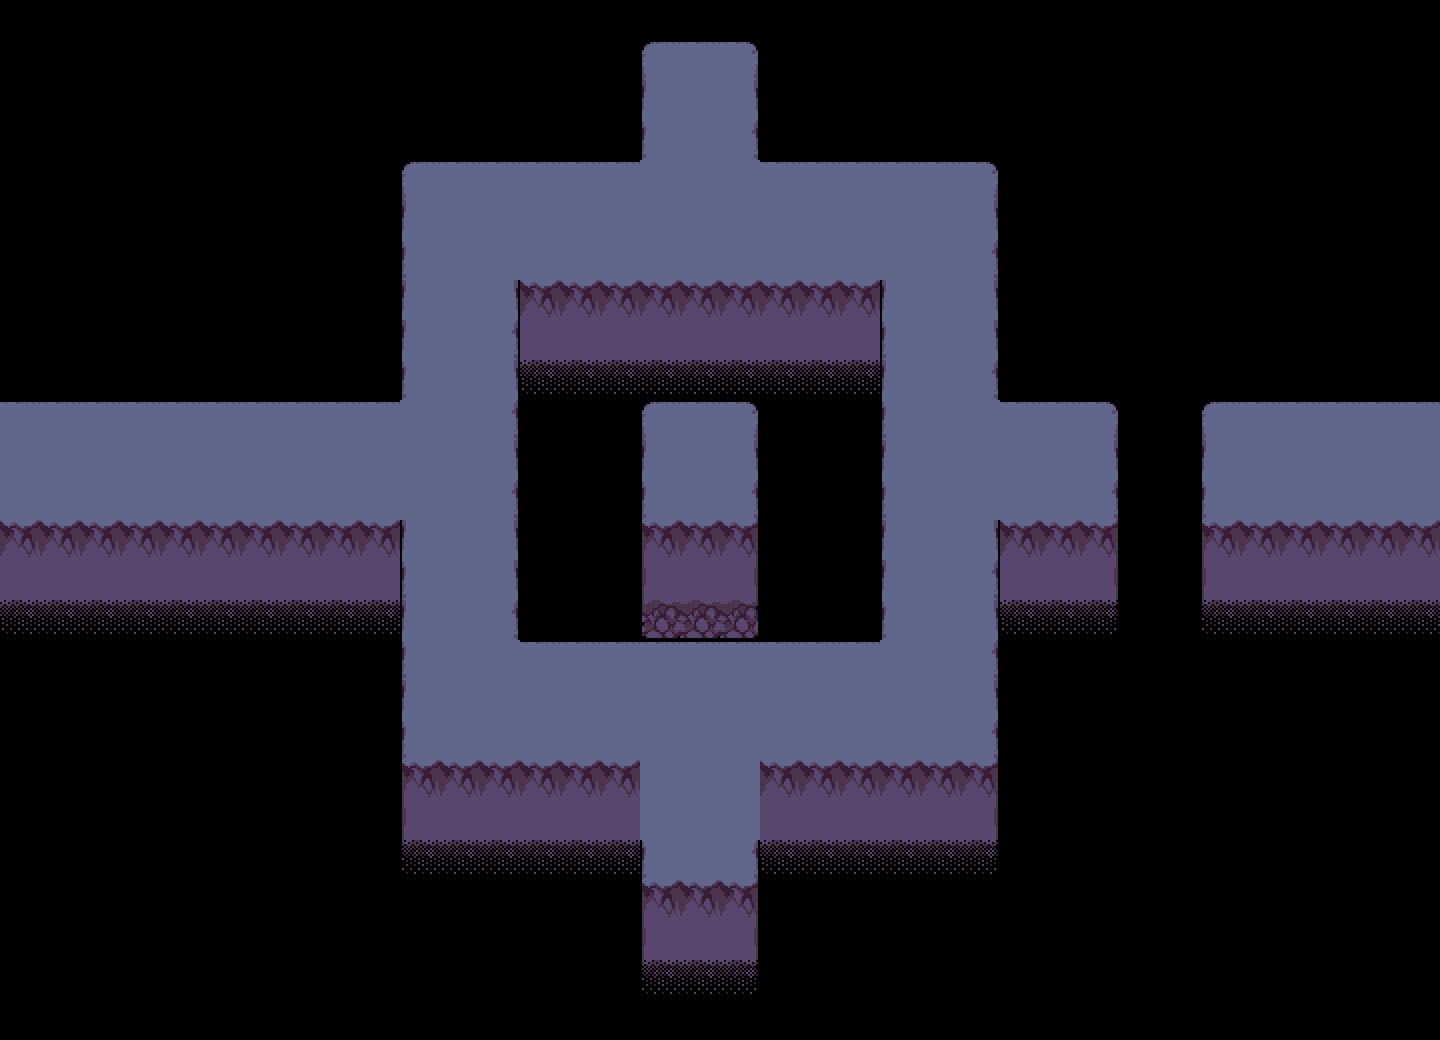

Tiled map render using the project's own tile images. Description and the map definition, with tile-layer contents summarised, below:
An orthogonal 36x26 tile map with 40x40 px tiles, 2 tile layers (Calque de Tuiles 1, Calque de Tuiles 2) and 54 objects (15x sprite, 3x rockbutton, 3x rocktoggle, 2x transition, unsure_path, ...).

<map version="1.10" tiledversion="1.10.0" orientation="orthogonal" renderorder="right-down" width="36" height="26" tilewidth="40" tileheight="40" infinite="0" nextlayerid="9" nextobjectid="56">
 <editorsettings>
  <export target="depths_10.lua" format="lua" />
 </editorsettings>
 <properties>
  <property name="music" value="deeplandscape" />
 </properties>
 <tileset firstgid="1" source="../tilesets/dark.tsx" />
 <layer id="1" name="Calque de Tuiles 1" width="36" height="26">
  <data>[936 cells, 366 non-empty, 18 distinct tile ids]</data>
 </layer>
 <layer id="4" name="Calque de Tuiles 2" width="36" height="26">
  <data>[936 cells, 43 non-empty, 1 distinct tile ids]</data>
 </layer>
 <objectgroup color="#0000ff" id="6" name="collisions">
  <object id="22" x="0" y="360" width="400" height="40" />
  <object id="23" x="0" y="520" width="400" height="40" />
  <object id="24" x="360" y="560" width="40" height="240" />
  <object id="25" x="400" y="760" width="240" height="40" />
  <object id="26" x="600" y="800" width="40" height="80" />
  <object id="27" x="640" y="880" width="120" height="40" />
  <object id="28" x="760" y="760" width="40" height="120" />
  <object id="29" x="800" y="760" width="200" height="40" />
  <object id="30" x="1000" y="520" width="40" height="280" />
  <object id="31" x="1040" y="520" width="400" height="40" />
  <object id="32" x="1000" y="360" width="440" height="40" />
  <object id="33" x="1000" y="160" width="40" height="200" />
  <object id="34" x="760" y="120" width="240" height="40" />
  <object id="35" x="760" y="0" width="40" height="120" />
  <object id="36" x="640" y="0" width="120" height="40" />
  <object id="37" x="600" y="0" width="40" height="160" />
  <object id="38" x="400" y="120" width="200" height="40" />
  <object id="39" x="360" y="120" width="40" height="240" />
  <object id="40" x="520" y="280" width="360" height="40" />
  <object id="41" x="520" y="320" width="40" height="320" />
  <object id="42" x="560" y="600" width="320" height="40" />
  <object id="43" x="840" y="520" width="40" height="80" />
  <object id="44" x="840" y="320" width="40" height="80" />
  <object id="45" x="1120" y="400" width="40" height="120" />
  <object id="46" x="840" y="400" width="40" height="120" />
  <object id="47" x="800" y="400" width="40" height="120" />
 </objectgroup>
 <objectgroup id="8" name="paths" visible="0">
  <object id="55" name="unsure_path" x="460" y="221.333" width="484" height="480" />
 </objectgroup>
 <objectgroup color="#ff00ff" id="3" name="objects_glass" visible="0">
  <object id="1" name="sprite" x="1120" y="400" width="40" height="40">
   <properties>
    <property name="texture" value="world/events/magical_glass_new" />
   </properties>
  </object>
  <object id="2" name="sprite" x="1160" y="400" width="40" height="40">
   <properties>
    <property name="texture" value="world/events/magical_glass_new" />
   </properties>
  </object>
  <object id="3" name="sprite" x="1120" y="440" width="40" height="40">
   <properties>
    <property name="texture" value="world/events/magical_glass_new" />
   </properties>
  </object>
  <object id="4" name="sprite" x="1160" y="440" width="40" height="40">
   <properties>
    <property name="texture" value="world/events/magical_glass_new" />
   </properties>
  </object>
  <object id="5" name="sprite" x="1160" y="480" width="40" height="40">
   <properties>
    <property name="texture" value="world/events/magical_glass_new" />
   </properties>
  </object>
  <object id="6" name="sprite" x="1120" y="480" width="40" height="40">
   <properties>
    <property name="texture" value="world/events/magical_glass_new" />
   </properties>
  </object>
  <object id="10" name="sprite" x="760" y="400" width="40" height="40">
   <properties>
    <property name="texture" value="world/events/magical_glass_new" />
   </properties>
  </object>
  <object id="11" name="sprite" x="760" y="440" width="40" height="40">
   <properties>
    <property name="texture" value="world/events/magical_glass_new" />
   </properties>
  </object>
  <object id="12" name="sprite" x="760" y="480" width="40" height="40">
   <properties>
    <property name="texture" value="world/events/magical_glass_new" />
   </properties>
  </object>
  <object id="13" name="sprite" x="840" y="400" width="40" height="40">
   <properties>
    <property name="texture" value="world/events/magical_glass_new" />
   </properties>
  </object>
  <object id="14" name="sprite" x="840" y="440" width="40" height="40">
   <properties>
    <property name="texture" value="world/events/magical_glass_new" />
   </properties>
  </object>
  <object id="15" name="sprite" x="840" y="480" width="40" height="40">
   <properties>
    <property name="texture" value="world/events/magical_glass_new" />
   </properties>
  </object>
  <object id="16" name="sprite" x="800" y="400" width="40" height="40">
   <properties>
    <property name="texture" value="world/events/magical_glass_new" />
   </properties>
  </object>
  <object id="17" name="sprite" x="800" y="440" width="40" height="40">
   <properties>
    <property name="texture" value="world/events/magical_glass_new" />
   </properties>
  </object>
  <object id="18" name="sprite" x="800" y="480" width="40" height="40">
   <properties>
    <property name="texture" value="world/events/magical_glass_new" />
   </properties>
  </object>
 </objectgroup>
 <objectgroup color="#ff00ff" id="2" name="objects_party">
  <object id="48" name="transition" x="-40" y="400" width="40" height="120">
   <properties>
    <property name="map" value="depths_9" />
    <property name="marker" value="entry_r" />
   </properties>
  </object>
  <object id="50" name="transition" x="1440" y="400" width="40" height="120">
   <properties>
    <property name="map" value="depths_11" />
    <property name="marker" value="entry_l" />
   </properties>
  </object>
  <object id="7" name="rockbutton" x="680" y="440" width="40" height="40" />
  <object id="8" name="rockbutton" x="680" y="800" width="40" height="40" />
  <object id="9" name="rockbutton" x="680" y="80" width="40" height="40" />
  <object id="54" name="enemy" x="700" y="700">
   <properties>
    <property name="actor" value="unsure" />
    <property name="animation" value="walk" />
    <property name="aura" type="bool" value="false" />
    <property name="chase" type="bool" value="false" />
    <property name="encounter" value="unsure" />
    <property name="path" value="unsure_path" />
   </properties>
   <point />
  </object>
 </objectgroup>
 <objectgroup color="#aa00ff" id="7" name="markers">
  <object id="51" name="entry_l" x="40" y="460">
   <point />
  </object>
  <object id="52" name="spawn" x="340" y="460">
   <point />
  </object>
  <object id="53" name="entry_r" x="1400" y="460">
   <point />
  </object>
 </objectgroup>
 <objectgroup color="#00aa00" id="5" name="controllers">
  <object id="19" name="rocktoggle" x="800" y="120">
   <properties>
    <property name="button1" type="object" value="9" />
    <property name="flag" value="depths_10_rock_puzzles_1" />
    <property name="target1" type="object" value="10" />
    <property name="target2" type="object" value="11" />
    <property name="target3" type="object" value="12" />
    <property name="target4" type="object" value="13" />
    <property name="target5" type="object" value="14" />
    <property name="target6" type="object" value="15" />
    <property name="target7" type="object" value="46" />
   </properties>
   <point />
  </object>
  </objectgroup>
</map>
<!-- 2 of 54 objects omitted -->
